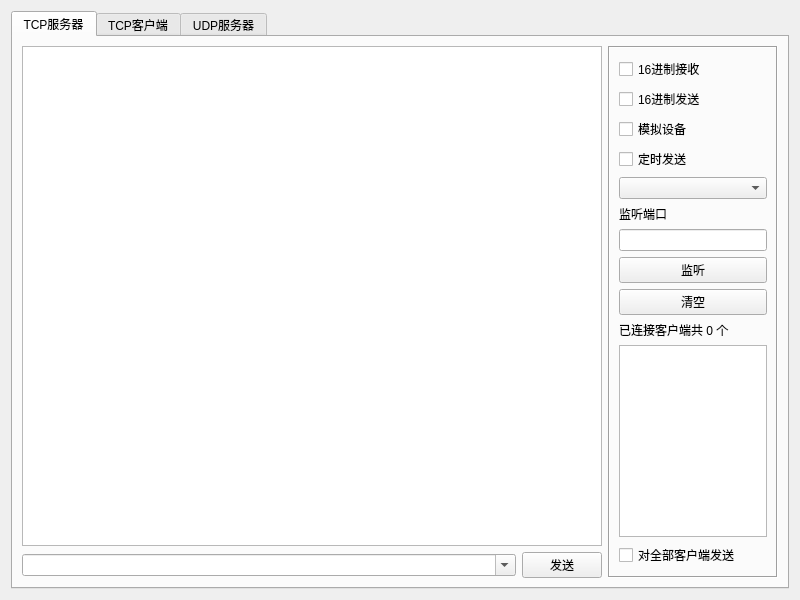
<?xml version="1.0" encoding="UTF-8"?>
<ui version="4.0">
 <class>frmNetTool</class>
 <widget class="QWidget" name="frmNetTool">
  <property name="geometry">
   <rect>
    <x>0</x>
    <y>0</y>
    <width>800</width>
    <height>600</height>
   </rect>
  </property>
  <property name="windowTitle">
   <string>Form</string>
  </property>
  <layout class="QVBoxLayout" name="verticalLayout">
   <item>
    <widget class="QTabWidget" name="tabWidget">
     <property name="styleSheet">
      <string notr="true"/>
     </property>
     <property name="currentIndex">
      <number>0</number>
     </property>
     <widget class="QWidget" name="tabTcpServer">
      <attribute name="title">
       <string>TCP服务器</string>
      </attribute>
      <layout class="QGridLayout" name="gridLayout_2">
       <item row="0" column="0">
        <widget class="QTextEdit" name="txtDataTcpServer"/>
       </item>
       <item row="0" column="1" rowspan="2">
        <widget class="QFrame" name="frmTcpServer">
         <property name="minimumSize">
          <size>
           <width>170</width>
           <height>0</height>
          </size>
         </property>
         <property name="maximumSize">
          <size>
           <width>170</width>
           <height>16777215</height>
          </size>
         </property>
         <property name="frameShape">
          <enum>QFrame::Box</enum>
         </property>
         <property name="frameShadow">
          <enum>QFrame::Sunken</enum>
         </property>
         <layout class="QVBoxLayout" name="verticalLayout_3">
          <property name="leftMargin">
           <number>9</number>
          </property>
          <property name="topMargin">
           <number>9</number>
          </property>
          <property name="rightMargin">
           <number>9</number>
          </property>
          <property name="bottomMargin">
           <number>9</number>
          </property>
          <item>
           <widget class="QCheckBox" name="ckHexReceiveTcpServer">
            <property name="text">
             <string>16进制接收</string>
            </property>
           </widget>
          </item>
          <item>
           <widget class="QCheckBox" name="ckHexSendTcpServer">
            <property name="text">
             <string>16进制发送</string>
            </property>
           </widget>
          </item>
          <item>
           <widget class="QCheckBox" name="ckDebugTcpServer">
            <property name="text">
             <string>模拟设备</string>
            </property>
           </widget>
          </item>
          <item>
           <widget class="QCheckBox" name="ckAutoSendTcpServer">
            <property name="text">
             <string>定时发送</string>
            </property>
           </widget>
          </item>
          <item>
           <widget class="QComboBox" name="cboxIntervalTcpServer"/>
          </item>
          <item>
           <widget class="QLabel" name="labTcpListenPort">
            <property name="text">
             <string>监听端口</string>
            </property>
           </widget>
          </item>
          <item>
           <widget class="QLineEdit" name="txtTcpListenPort"/>
          </item>
          <item>
           <widget class="QPushButton" name="btnTcpListen">
            <property name="text">
             <string>监听</string>
            </property>
           </widget>
          </item>
          <item>
           <widget class="QPushButton" name="btnClearTcpServer">
            <property name="text">
             <string>清空</string>
            </property>
           </widget>
          </item>
          <item>
           <widget class="QLabel" name="labTcpClientCount">
            <property name="text">
             <string>已连接客户端共 0 个</string>
            </property>
           </widget>
          </item>
          <item>
           <widget class="QListWidget" name="listTcpClient"/>
          </item>
          <item>
           <widget class="QCheckBox" name="ckAllTcpServer">
            <property name="text">
             <string>对全部客户端发送</string>
            </property>
           </widget>
          </item>
         </layout>
        </widget>
       </item>
       <item row="1" column="0">
        <layout class="QHBoxLayout" name="layTcpServer">
         <item>
          <widget class="QComboBox" name="cboxSendTcpServer">
           <property name="sizePolicy">
            <sizepolicy hsizetype="Expanding" vsizetype="Fixed">
             <horstretch>0</horstretch>
             <verstretch>0</verstretch>
            </sizepolicy>
           </property>
           <property name="editable">
            <bool>true</bool>
           </property>
          </widget>
         </item>
         <item>
          <widget class="QPushButton" name="btnSendTcpServer">
           <property name="minimumSize">
            <size>
             <width>80</width>
             <height>0</height>
            </size>
           </property>
           <property name="text">
            <string>发送</string>
           </property>
          </widget>
         </item>
        </layout>
       </item>
      </layout>
     </widget>
     <widget class="QWidget" name="tabTcpClient">
      <attribute name="title">
       <string>TCP客户端</string>
      </attribute>
      <layout class="QGridLayout" name="gridLayout">
       <item row="0" column="0">
        <widget class="QTextEdit" name="txtDataTcpClient"/>
       </item>
       <item row="1" column="0">
        <layout class="QHBoxLayout" name="layTcpClient">
         <item>
          <widget class="QComboBox" name="cboxSendTcpClient">
           <property name="sizePolicy">
            <sizepolicy hsizetype="Expanding" vsizetype="Fixed">
             <horstretch>0</horstretch>
             <verstretch>0</verstretch>
            </sizepolicy>
           </property>
           <property name="editable">
            <bool>true</bool>
           </property>
          </widget>
         </item>
         <item>
          <widget class="QPushButton" name="btnSendTcpClient">
           <property name="minimumSize">
            <size>
             <width>80</width>
             <height>0</height>
            </size>
           </property>
           <property name="text">
            <string>发送</string>
           </property>
          </widget>
         </item>
        </layout>
       </item>
       <item row="0" column="1" rowspan="2">
        <widget class="QFrame" name="frmTcpClient">
         <property name="minimumSize">
          <size>
           <width>170</width>
           <height>0</height>
          </size>
         </property>
         <property name="maximumSize">
          <size>
           <width>170</width>
           <height>16777215</height>
          </size>
         </property>
         <property name="frameShape">
          <enum>QFrame::Box</enum>
         </property>
         <property name="frameShadow">
          <enum>QFrame::Sunken</enum>
         </property>
         <layout class="QVBoxLayout" name="verticalLayout_5">
          <property name="leftMargin">
           <number>9</number>
          </property>
          <property name="topMargin">
           <number>9</number>
          </property>
          <property name="rightMargin">
           <number>9</number>
          </property>
          <property name="bottomMargin">
           <number>9</number>
          </property>
          <item>
           <widget class="QCheckBox" name="ckHexReceiveTcpClient">
            <property name="text">
             <string>16进制接收</string>
            </property>
           </widget>
          </item>
          <item>
           <widget class="QCheckBox" name="ckHexSendTcpClient">
            <property name="text">
             <string>16进制发送</string>
            </property>
           </widget>
          </item>
          <item>
           <widget class="QCheckBox" name="ckDebugTcpClient">
            <property name="text">
             <string>模拟设备</string>
            </property>
           </widget>
          </item>
          <item>
           <widget class="QCheckBox" name="ckAutoSendTcpClient">
            <property name="text">
             <string>定时发送</string>
            </property>
           </widget>
          </item>
          <item>
           <widget class="QComboBox" name="cboxIntervalTcpClient"/>
          </item>
          <item>
           <widget class="QLabel" name="labTcpServerIP">
            <property name="text">
             <string>服务器IP地址</string>
            </property>
           </widget>
          </item>
          <item>
           <widget class="QLineEdit" name="txtTcpServerIP"/>
          </item>
          <item>
           <widget class="QLabel" name="labTcpServerPort">
            <property name="text">
             <string>服务器端口</string>
            </property>
           </widget>
          </item>
          <item>
           <widget class="QLineEdit" name="txtTcpServerPort"/>
          </item>
          <item>
           <widget class="QPushButton" name="btnTcpConnect">
            <property name="text">
             <string>连接</string>
            </property>
           </widget>
          </item>
          <item>
           <widget class="QPushButton" name="btnClearTcpClient">
            <property name="text">
             <string>清空</string>
            </property>
           </widget>
          </item>
          <item>
           <spacer name="verticalSpacer_2">
            <property name="orientation">
             <enum>Qt::Vertical</enum>
            </property>
            <property name="sizeHint" stdset="0">
             <size>
              <width>20</width>
              <height>40</height>
             </size>
            </property>
           </spacer>
          </item>
         </layout>
        </widget>
       </item>
      </layout>
     </widget>
     <widget class="QWidget" name="tabUdpServer">
      <attribute name="title">
       <string>UDP服务器</string>
      </attribute>
      <layout class="QGridLayout" name="gridLayout_3">
       <item row="0" column="0">
        <widget class="QTextEdit" name="txtDataUdpServer"/>
       </item>
       <item row="0" column="1" rowspan="2">
        <widget class="QFrame" name="frmUdpServer">
         <property name="minimumSize">
          <size>
           <width>170</width>
           <height>0</height>
          </size>
         </property>
         <property name="maximumSize">
          <size>
           <width>170</width>
           <height>16777215</height>
          </size>
         </property>
         <property name="frameShape">
          <enum>QFrame::Box</enum>
         </property>
         <property name="frameShadow">
          <enum>QFrame::Sunken</enum>
         </property>
         <layout class="QVBoxLayout" name="verticalLayout_2">
          <item>
           <widget class="QCheckBox" name="ckHexReceiveUdpServer">
            <property name="text">
             <string>16进制接收</string>
            </property>
           </widget>
          </item>
          <item>
           <widget class="QCheckBox" name="ckHexSendUdpServer">
            <property name="text">
             <string>16进制发送</string>
            </property>
           </widget>
          </item>
          <item>
           <widget class="QCheckBox" name="ckDebugUdpServer">
            <property name="text">
             <string>模拟设备</string>
            </property>
           </widget>
          </item>
          <item>
           <widget class="QCheckBox" name="ckAutoSendUdpServer">
            <property name="text">
             <string>定时发送</string>
            </property>
           </widget>
          </item>
          <item>
           <widget class="QComboBox" name="cboxIntervalUdpServer"/>
          </item>
          <item>
           <widget class="QLabel" name="labUdpClientIP">
            <property name="text">
             <string>远程IP地址</string>
            </property>
           </widget>
          </item>
          <item>
           <widget class="QLineEdit" name="txtUdpClientIP"/>
          </item>
          <item>
           <widget class="QLabel" name="labUdpClientPort">
            <property name="text">
             <string>远程端口</string>
            </property>
           </widget>
          </item>
          <item>
           <widget class="QLineEdit" name="txtUdpClientPort"/>
          </item>
          <item>
           <widget class="QLabel" name="labUdpListenPort">
            <property name="text">
             <string>监听端口</string>
            </property>
           </widget>
          </item>
          <item>
           <widget class="QLineEdit" name="txtUdpListenPort"/>
          </item>
          <item>
           <widget class="QPushButton" name="btnUdpListen">
            <property name="text">
             <string>监听</string>
            </property>
           </widget>
          </item>
          <item>
           <widget class="QPushButton" name="btnClearUdpServer">
            <property name="text">
             <string>清空</string>
            </property>
           </widget>
          </item>
          <item>
           <spacer name="verticalSpacer">
            <property name="orientation">
             <enum>Qt::Vertical</enum>
            </property>
            <property name="sizeHint" stdset="0">
             <size>
              <width>20</width>
              <height>40</height>
             </size>
            </property>
           </spacer>
          </item>
         </layout>
        </widget>
       </item>
       <item row="1" column="0">
        <layout class="QHBoxLayout" name="layUdpServer">
         <item>
          <widget class="QComboBox" name="cboxSendUdpServer">
           <property name="sizePolicy">
            <sizepolicy hsizetype="Expanding" vsizetype="Fixed">
             <horstretch>0</horstretch>
             <verstretch>0</verstretch>
            </sizepolicy>
           </property>
           <property name="editable">
            <bool>true</bool>
           </property>
          </widget>
         </item>
         <item>
          <widget class="QPushButton" name="btnSendUdpServer">
           <property name="minimumSize">
            <size>
             <width>80</width>
             <height>0</height>
            </size>
           </property>
           <property name="text">
            <string>发送</string>
           </property>
          </widget>
         </item>
        </layout>
       </item>
      </layout>
     </widget>
    </widget>
   </item>
  </layout>
 </widget>
 <resources/>
 <connections/>
</ui>
